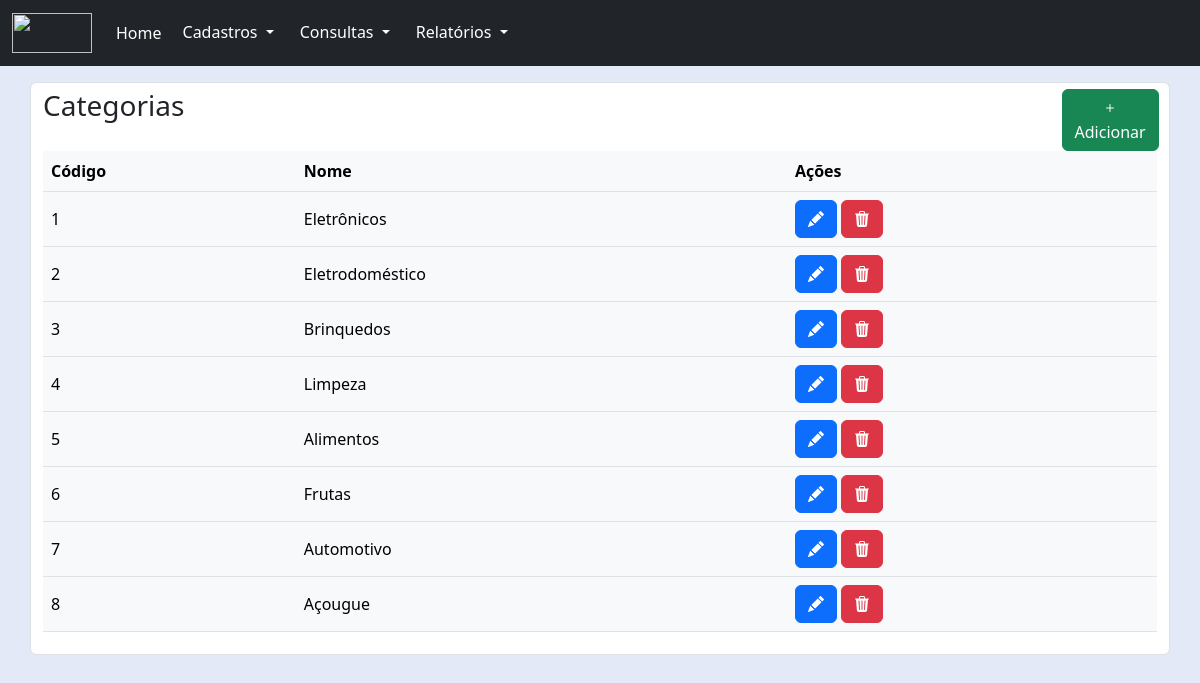
/pages/categoria/listagem.php, run on the app's committed database.
### tables this page shows
CREATE TABLE categoria(
	id INT PRIMARY KEY NOT NULL AUTO_INCREMENT,
    descricao VARCHAR(100)
);

### pages/categoria/listagem.php (the view, shortened to what this page needs)
<?php
    include('../../connection/connection.php');
?>
<!DOCTYPE html>
<html lang="pt-BR">
<head>
    <link href="../../node_modules/bootstrap/css/bootstrap.min.css" rel="stylesheet">
    <link href="../../node_modules/bootstrap-icons/font/bootstrap-icons.min.css" rel="stylesheet">
    <link href="../../css/style.css" rel="stylesheet">
</head>
<body>
    <?php
        include("../../components/navbar.php");
    ?>
    <div class="container">
        <div class="row pt-3">
            <div class="form-control">
                <div class="row d-flex justify-content-between align-items-start">
                    <div class="col-md-6">
                        <h3>
                            Categorias
                        </h3>
                    </div>
                    <div class="col-md-3 btn-add">
                        <a class="btn btn-success" type="button" href="./cadastro.php">
                            <i class="bi bi-plus"></i>
                            Adicionar
                        </a>
                    </div>
                </div>
                <form action="" method="post">
                    <table class="table table-responsive table-hover text-bg-light align-middle">
                        <thead>
                            <tr>
                                <th>Código</th>
                                <th>Nome</th>
                                <th>Ações</th>
                            </tr>
                        </thead>
                        <?php
                            $sql = "SELECT * FROM categoria ORDER BY id";
                            $resu = mysqli_query($conn,$sql) or die(mysqli_connect_error());
                            while ($reg = mysqli_fetch_array($resu)){
                        ?>
                        <tbody>
                            <tr>
                                <td><?= $reg["id"] ?></td>
                                <td><?= $reg["descricao"] ?></td>
                                <td>
                                    <a class="btn btn-primary" href="./editar.php?id=<?= $reg['id']?>">
                                        <i class="bi bi-pencil-fill text-white"></i>
                                    </a>
                                    <a class="btn btn-danger" href="./excluir.php?id=<?= $reg['id']?>">
                                        <i class="bi bi-trash3-fill"></i>
                                    </a>
                                </td>
                            </tr>
                        </tbody>
                        <?php
                            };
                        ?>
                    </table>
                </form>
            </div>
        </div>
    </div>
</body>
</html>

### css/style.css (style rules this page uses)
.btn-add { width: 10.5%; align-items: center; }
.text-white { color: #FFF; }
body { background: #E4E9F7; }

### data on the page
categoria: id "1", descricao "Eletrônicos"
categoria: id "2", descricao "Eletrodoméstico"
categoria: id "3", descricao "Brinquedos"
categoria: id "4", descricao "Limpeza"
categoria: id "5", descricao "Alimentos"
categoria: id "6", descricao "Frutas"
categoria: id "7", descricao "Automotivo"
categoria: id "8", descricao "Açougue"
